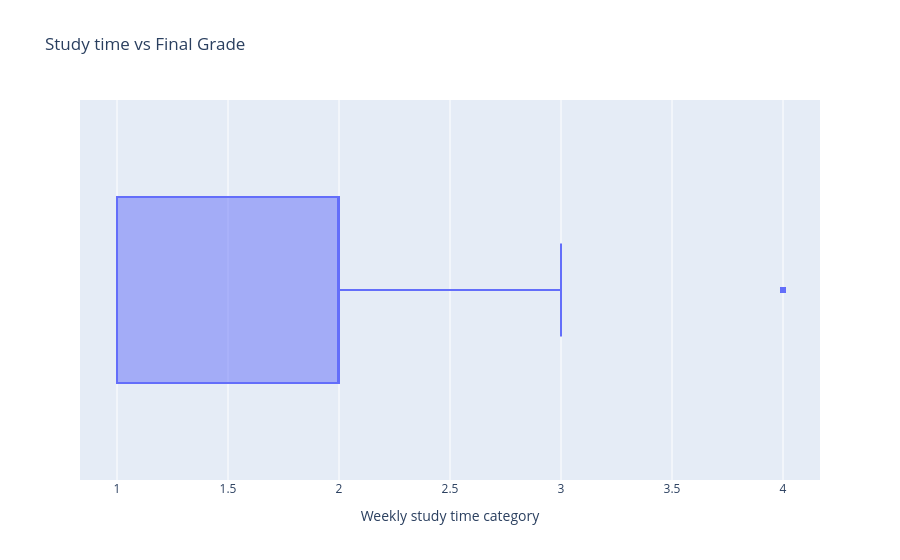

The notebook cell saved with this chart:
### Markdown cell above
## Study time against final grade

### Code cell
fig = px.box(
    df,
    x="studytime",
    title="Study time vs Final Grade",
    labels={
        "studytime":"Weekly study time category",
        "G3": "Final Grade",
    }
)
fig.show()

### Figure 1 — Plotly figure (JSON) as saved in the notebook; plotly's stock layout.template omitted (floating-point values rounded to 4 significant figures; data arrays with more than 128 entries replaced by an {"elided": "..."} marker saying what was removed)
{"data": [{"alignmentgroup": "True", "hovertemplate": "Weekly study time category=%{x}<extra></extra>", "legendgroup": "", "marker": {"color": "#636efa"}, "name": "", "notched": false, "offsetgroup": "", "orientation": "h", "showlegend": false, "type": "box", "x": {"elided": "649 int values"}, "x0": " ", "xaxis": "x", "y0": " ", "yaxis": "y"}], "layout": {"boxmode": "group", "legend": {"tracegroupgap": 0}, "title": {"text": "Study time vs Final Grade"}, "xaxis": {"anchor": "y", "domain": [0, 1], "title": {"text": "Weekly study time category"}}, "yaxis": {"anchor": "x", "domain": [0, 1]}}}
